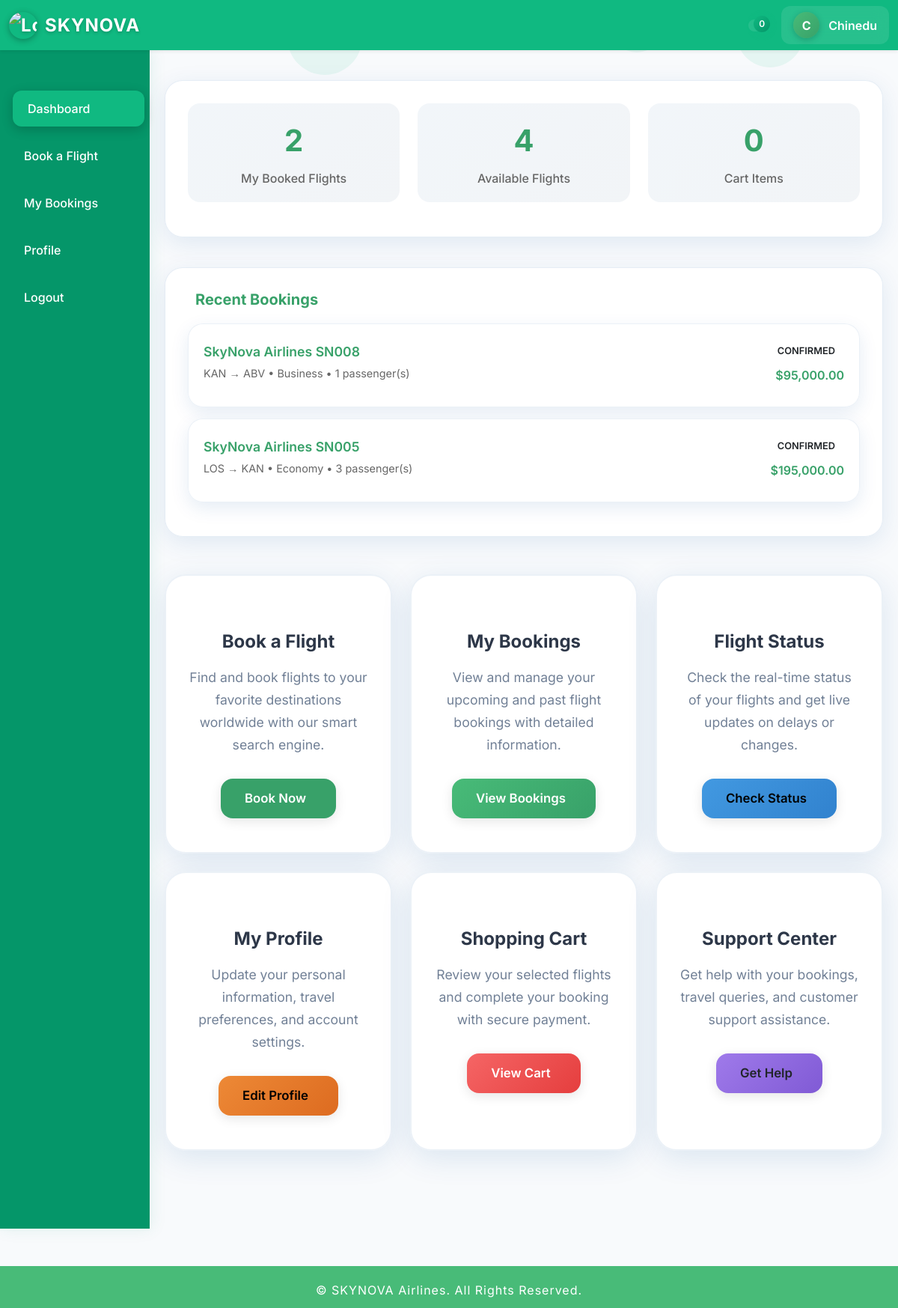
/User/dashboard.php (signed in), run on an earlier commit of the app's database.
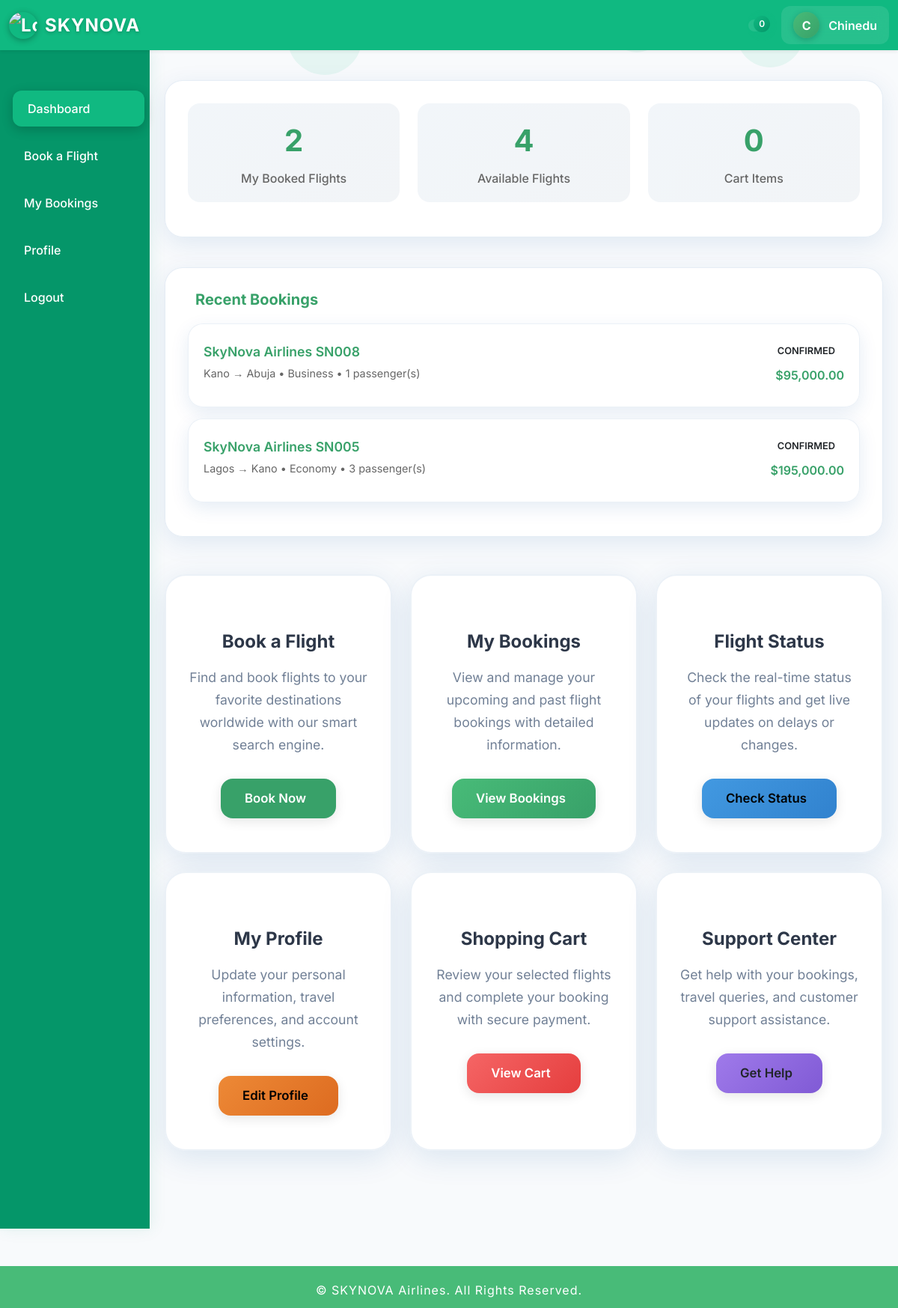
And on a later commit of the database.
### tables this page shows
CREATE TABLE `bookings` (
  `booking_id` bigint(20) UNSIGNED NOT NULL,
  `booking_ref` varchar(32) NOT NULL,
  `user_id` bigint(20) UNSIGNED NOT NULL,
  `flight_id` bigint(20) UNSIGNED NOT NULL,
  `passengers` int(11) NOT NULL CHECK (`passengers` > 0),
  `seats` int(11) NOT NULL DEFAULT 1,
  `class` enum('Economy','Business','First') NOT NULL DEFAULT 'Economy',
  `trip_type` enum('oneway','round') DEFAULT 'oneway',
  `passenger_name` varchar(255) NOT NULL,
  `passenger_email` varchar(255) NOT NULL,
  `passenger_phone` varchar(20) NOT NULL,
  `return_flight_id` int(11) DEFAULT NULL,
  `total_amount` decimal(12,2) NOT NULL,
  `status` enum('Pending','Confirmed','Cancelled','Completed') DEFAULT 'Pending',
  `payment_status` enum('Pending','Paid','Failed','Refunded') DEFAULT 'Pending',
  `payment_reference` varchar(100) DEFAULT NULL,
  `payment_method` varchar(50) DEFAULT NULL,
  `paid_amount` decimal(10,2) DEFAULT NULL,
  `payment_date` datetime DEFAULT NULL,
  `booking_date` timestamp NOT NULL DEFAULT current_timestamp(),
  `created_at` timestamp NOT NULL DEFAULT current_timestamp(),
  `paystack_reference` varchar(255) DEFAULT NULL,
  `updated_at` timestamp NOT NULL DEFAULT current_timestamp() ON UPDATE current_timestamp()
);

CREATE TABLE `flights` (
  `flight_id` bigint(20) UNSIGNED NOT NULL,
  `airline` varchar(100) NOT NULL,
  `flight_no` varchar(50) NOT NULL,
  `origin` varchar(100) NOT NULL,
  `destination` varchar(100) NOT NULL,
  `flight_date` date NOT NULL,
  `departure_time` time NOT NULL,
  `arrival_time` time NOT NULL,
  `aircraft` varchar(100) NOT NULL,
  `price` decimal(12,2) NOT NULL,
  `seats_available` int(11) NOT NULL,
  `status` enum('Scheduled','Delayed','Cancelled','Completed','Boarding') DEFAULT 'Scheduled',
  `created_at` timestamp NOT NULL DEFAULT current_timestamp(),
  `updated_at` timestamp NOT NULL DEFAULT current_timestamp() ON UPDATE current_timestamp(),
  `status_id` tinyint(4) NOT NULL DEFAULT 1,
  `economy_price` decimal(10,2) DEFAULT 0.00,
  `business_price` decimal(10,2) DEFAULT 0.00,
  `first_class_price` decimal(10,2) DEFAULT 0.00,
  `economy_seats` int(11) DEFAULT 0,
  `business_seats` int(11) DEFAULT 0,
  `first_class_seats` int(11) DEFAULT 0
);

### User/dashboard.php (the view, shortened to what the changed rows need)
<?php
$host = 'localhost';
$dbname = 'airlines';
$username = 'root';
$password = '';
try {
    $pdo = new PDO("mysql:host=$host;dbname=$dbname;charset=utf8mb4", $username, $password, [
        PDO::ATTR_ERRMODE => PDO::ERRMODE_EXCEPTION,
        PDO::ATTR_DEFAULT_FETCH_MODE => PDO::FETCH_ASSOC,
    ]);
} catch (PDOException $e) {
    die("Database connection failed: " . $e->getMessage());
}
$user_id = $_SESSION['user_id'];
$recent_bookings = [];
try {
    $stmt = $pdo->prepare("
        SELECT
            b.booking_ref,
            b.status,
            b.total_amount,
            b.class,
            b.passengers,
            b.created_at,
            f.flight_no,
            f.airline,
            f.origin,
            f.destination,
            f.flight_date,
            f.departure_time
        FROM bookings b
        JOIN flights f ON b.flight_id = f.flight_id
        WHERE b.user_id = ?
        ORDER BY b.created_at DESC
        LIMIT 3
    ");
    $stmt->execute([$user_id]);
    $recent_bookings = $stmt->fetchAll();
} catch (PDOException $e) {
    $recent_bookings = [];
}
?>
<!DOCTYPE html>
<html lang="en">
<head>
    <link href="https://cdn.jsdelivr.net/npm/bootstrap@5.3.2/dist/css/bootstrap.min.css" rel="stylesheet">
    <link rel="stylesheet" href="https://cdnjs.cloudflare.com/ajax/libs/animate.css/4.1.1/animate.min.css" />
    <link rel="stylesheet" href="https://cdn.jsdelivr.net/npm/feather-icons/dist/feather.min.css">
</head>
<body>
    <div class="container-fluid">
        <div class="row">
            <main class="col-lg-10 col-md-9 ms-sm-auto main-content">
                <?php if (!empty($recent_bookings)): ?>
                    <div class="quick-stats animate__animated animate__fadeInUp">
                        <?php foreach ($recent_bookings as $booking): ?>
                            <div class="activity-card">
                                <div class="activity-header">
                                    <div>
                                        <div class="flight-info">
                                            <?php echo htmlspecialchars($booking['airline']); ?> <?php echo htmlspecialchars($booking['flight_no']); ?>
                                        </div>
                                        <div class="flight-route">
                                            <?php echo htmlspecialchars($booking['origin']); ?> → <?php echo htmlspecialchars($booking['destination']); ?> •
                                            <?php echo htmlspecialchars($booking['class']); ?> •
                                            <?php echo $booking['passengers']; ?> passenger(s)
                                        </div>
                                    </div>
                                    <div style="text-align: right;">
                                        <div class="status-badge status-<?php echo $booking['status']; ?>">
                                            <?php echo ucfirst($booking['status']); ?>
                                        </div>
                                        <div style="color: #38a169; font-weight: 600; margin-top: 5px;">
                                            $<?php echo number_format($booking['total_amount'], 2); ?>
                                        </div>
                                    </div>
                                </div>
                            </div>
                        <?php endforeach; ?>
                    </div>
                <?php endif; ?>
            </main>
        </div>
    </div>
</body>
</html>

What changed in the data, as far as the page shows it:
changed through a linked row, bookings "Business": flight.origin "KAN" → "Kano"; flight.destination "ABV" → "Abuja"
changed through a linked row, bookings "Economy": flight.origin "LOS" → "Lagos"; flight.destination "KAN" → "Kano"
